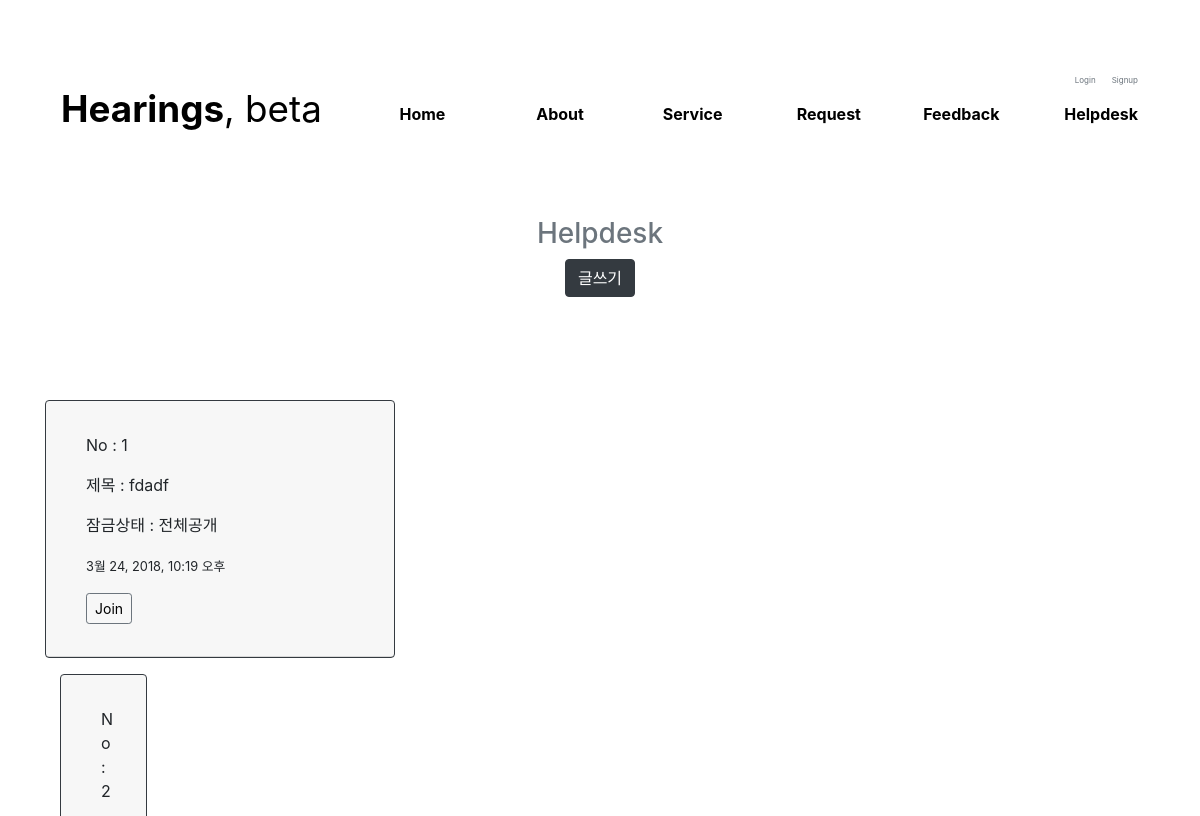
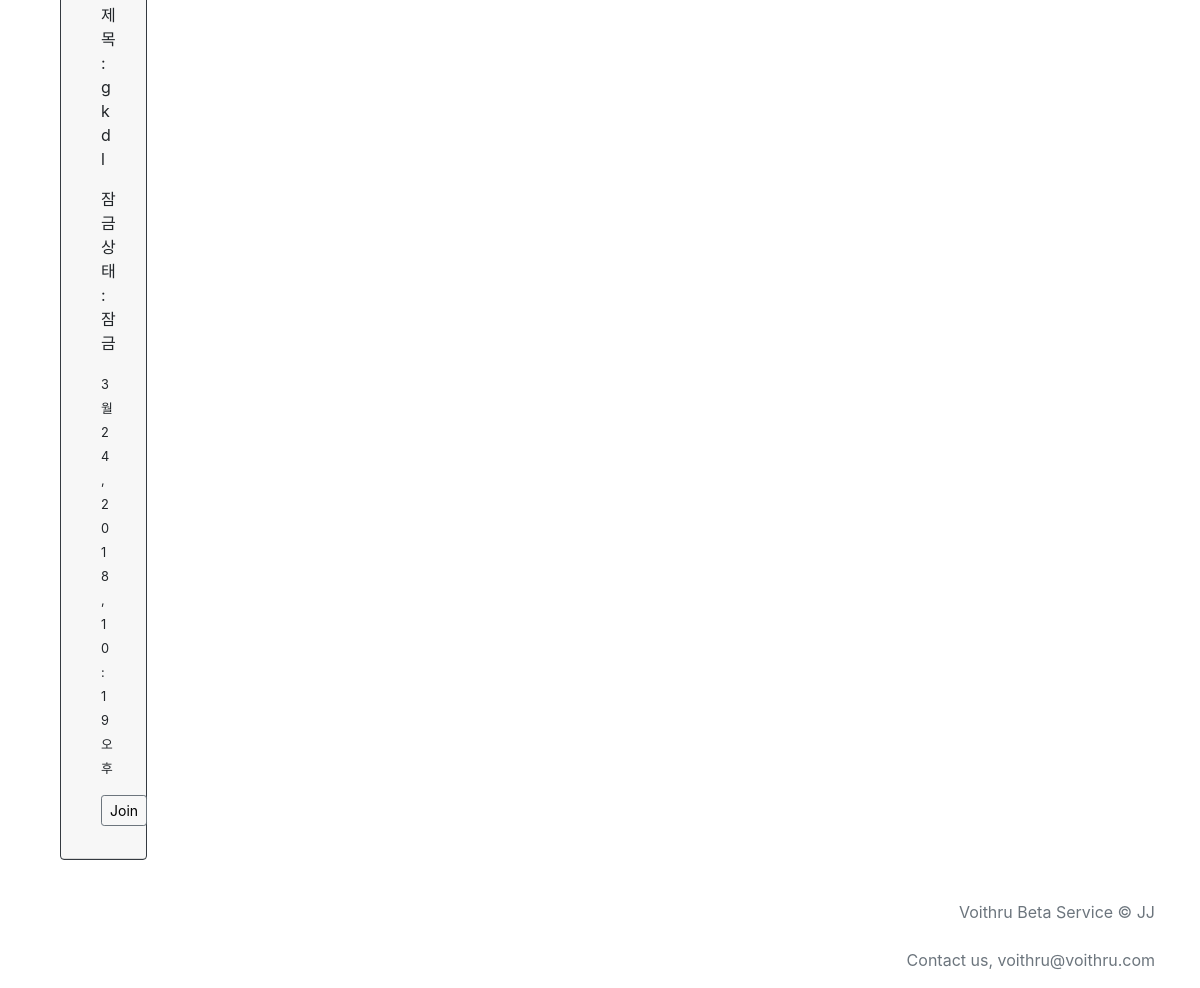
Page /helpdesk/ on the committed database (2 pictures, top to bottom).
### blog/models.py (models this page shows, shortened)
class Helpdesk(models.Model):
    LOCK = '잠금'
    UNLOCK = '전체공개'
    LOCK_CHECK = [
        (LOCK, '잠금'),
        (UNLOCK, '전체공개'),
    ]
    h_user = models.ForeignKey('auth.User', on_delete=models.CASCADE)
    h_created_date = models.DateTimeField(default=timezone.now)
    h_title = models.CharField(max_length=100, blank=True)
    h_description = models.TextField()
    h_lock_checked = models.CharField(choices=LOCK_CHECK, max_length=20, default=UNLOCK)

### blog/views.py (the view)
# urls.py: url(r'^helpdesk/$', views.help_list, name='help_list'),
def help_list(request):
    candidates = Helpdesk.objects.all()
    posts = Helpdesk.objects.filter(h_created_date__lte=timezone.now()).order_by('h_created_date')
    return render(request, 'blog/help_list.html', {'candidates':candidates, 'posts':posts})

### blog/templates/blog/help_list.html (shortened to what this page needs)
{% extends 'blog/base.html' %}
{% load staticfiles %}
{% block content %}
<main role="main">
    <div class="container" style="display:table; height:200px;">
            <div class="text-center" style="padding-bottom: 70px; display:table-cell; vertical-align:middle;">
                <h3 class="text-secondary">Helpdesk</h3>
                <p><a href="{% url 'help_new' %}" class="btn btn-dark">글쓰기</a></p>
            </div>
    </div>
         <div class="container">
              <div class="row">
                  {% for post in posts %}
                  <div class="col-md-4 ">
                      <div class="card mb-12 box-shadow border-dark mb-3">
                          <div class="card-header">
                          <div class="card-body">
                              <p class="card-text">No : {{ post.id }}</p>
                              <p class="card-text">제목 : {{ post.h_title }}</p>
                              <p class="card-text">잠금상태 : {{ post.h_lock_checked }}</p>
                              <p class="card-text"><small>{{ post.h_created_date }}</small></p>
                              <div class="d-flex justify-content-between align-items-center">
                                  <div class="btn-group">
                                      <button type="button" class="btn btn-sm btn-outline-secondary"><a href="{% url 'help_detail' pk=post.pk %}" style="color:black;">Join</a></button>
                                  </div>
                                </div>
                          </div>
                      </div>
                  </div>
                  {% endfor %}
              </div>
         </div>
</main>
{% endblock %}

### rows in the picture
Helpdesk: id "1", h_title "fdadf", h_lock_checked "전체공개", h_created_date "3월 24, 2018, 10:19 오후"
Helpdesk: id "2", h_title "gkdl", h_lock_checked "잠금", h_created_date "3월 24, 2018, 10:19 오후"
